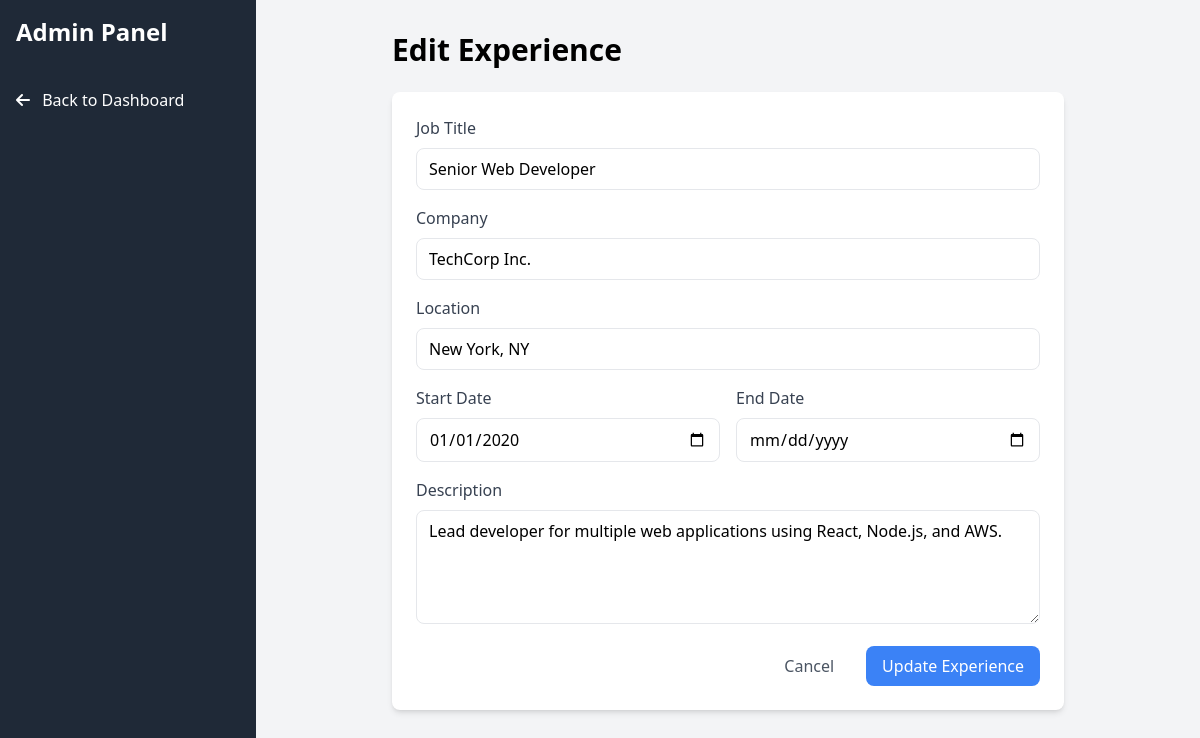
Page /admin/edit_experience.php?id=1 (signed in) on the committed database.
### tables this page shows
CREATE TABLE IF NOT EXISTS experience (
    id INT PRIMARY KEY AUTO_INCREMENT,          
    title VARCHAR(100) NOT NULL,                
    company VARCHAR(100) NOT NULL,              
    location VARCHAR(100),                      
    start_date DATE NOT NULL,                   
    end_date DATE,                              
    description TEXT,                           
    created_at TIMESTAMP DEFAULT CURRENT_TIMESTAMP,
    updated_at TIMESTAMP DEFAULT CURRENT_TIMESTAMP ON UPDATE CURRENT_TIMESTAMP
);

### admin/edit_experience.php (the view, shortened to what this page needs)
<?php
require_once '../inc/config.php';
$experience_id = (int)$_GET['id'];
try {
    $stmt = $pdo->prepare("SELECT * FROM experience WHERE id = ?");
    $stmt->execute([$experience_id]);
    $experience = $stmt->fetch();
} catch (PDOException $e) {
    $error = "Error fetching experience data: " . $e->getMessage();
}
?>
<!DOCTYPE html>
<html lang="en">
<head>
    <script src="https://cdn.tailwindcss.com"></script>
    <link rel="stylesheet" href="https://cdnjs.cloudflare.com/ajax/libs/font-awesome/6.0.0/css/all.min.css">
</head>
<body class="bg-gray-100">
    <div class="min-h-screen flex">
        <div class="w-64 bg-gray-800 text-white">
            <div class="p-4">
                <h2 class="text-2xl font-bold">Admin Panel</h2>
            </div>
            <nav class="mt-4">
                <a href="index.php" class="block px-4 py-2 hover:bg-gray-700">
                    <i class="fas fa-arrow-left mr-2"></i> Back to Dashboard
                </a>
            </nav>
        </div>
        <div class="flex-1 p-8">
            <div class="max-w-2xl mx-auto">
                <h1 class="text-3xl font-bold mb-6">Edit Experience</h1>
                <form method="POST" class="bg-white rounded-lg shadow-md p-6">
                    <div class="space-y-4">
                        <div>
                            <label class="block text-gray-700 mb-2" for="title">Job Title</label>
                            <input type="text" id="title" name="title" required
                                   value="<?php echo htmlspecialchars($experience['title']); ?>"
                                   class="w-full px-3 py-2 border rounded-lg focus:outline-none focus:ring-2 focus:ring-blue-500">
                        </div>
                        <div>
                            <label class="block text-gray-700 mb-2" for="company">Company</label>
                            <input type="text" id="company" name="company" required
                                   value="<?php echo htmlspecialchars($experience['company']); ?>"
                                   class="w-full px-3 py-2 border rounded-lg focus:outline-none focus:ring-2 focus:ring-blue-500">
                        </div>
                        <div>
                            <label class="block text-gray-700 mb-2" for="location">Location</label>
                            <input type="text" id="location" name="location" required
                                   value="<?php echo htmlspecialchars($experience['location']); ?>"
                                   class="w-full px-3 py-2 border rounded-lg focus:outline-none focus:ring-2 focus:ring-blue-500">
                        </div>
                        <div class="grid grid-cols-2 gap-4">
                            <div>
                                <label class="block text-gray-700 mb-2" for="start_date">Start Date</label>
                                <input type="date" id="start_date" name="start_date" required
                                       value="<?php echo $experience['start_date']; ?>"
                                       class="w-full px-3 py-2 border rounded-lg focus:outline-none focus:ring-2 focus:ring-blue-500">
                            </div>
                            <div>
                                <label class="block text-gray-700 mb-2" for="end_date">End Date</label>
                                <input type="date" id="end_date" name="end_date"
                                       value="<?php echo $experience['end_date']; ?>"
                                       class="w-full px-3 py-2 border rounded-lg focus:outline-none focus:ring-2 focus:ring-blue-500">
                            </div>
                        </div>
                        <div>
                            <label class="block text-gray-700 mb-2" for="description">Description</label>
                            <textarea id="description" name="description" rows="4" required
                                      class="w-full px-3 py-2 border rounded-lg focus:outline-none focus:ring-2 focus:ring-blue-500"><?php echo htmlspecialchars($experience['description']); ?></textarea>
                        </div>
                        <div class="flex justify-end space-x-4">
                            <a href="index.php" class="px-4 py-2 text-gray-600 hover:text-gray-800">Cancel</a>
                            <button type="submit" class="px-4 py-2 bg-blue-500 text-white rounded-lg hover:bg-blue-600">
                                Update Experience
                            </button>
                        </div>
                    </div>
                </form>
            </div>
        </div>
    </div>
</body>
</html>

### rows in the picture
experience: title "Senior Web Developer", company "TechCorp Inc.", location "New York, NY", start_date "01/01/2020", description "Lead developer for multiple web applications using React, Node.js, and AWS."
